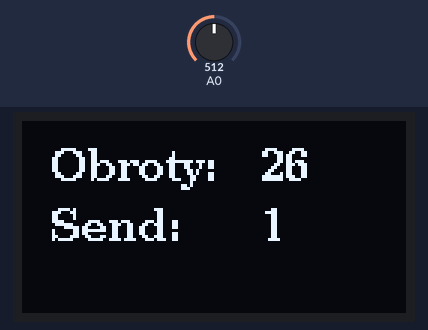
Recording of a sketch running on a simulated Arduino Uno, built with avr-gcc and run on an emulated ATmega328P. Parts: 128×64 one-colour display. The test bench sets the inputs (shaded band); at power-on: A0 = 512. No radio packets arrive unless stated; what the sketch prints to the serial monitor is not drawn.

Above: at 1.2 s.
1.3 s: A0 set to 716
At 2.6 s:
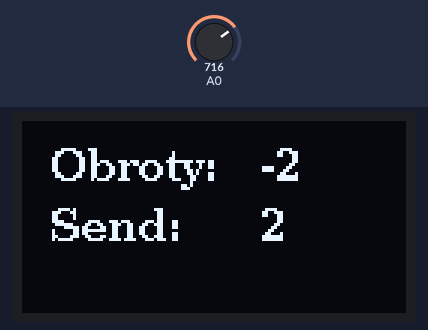
2.9 s: A0 set to 900
At 3.9 s:
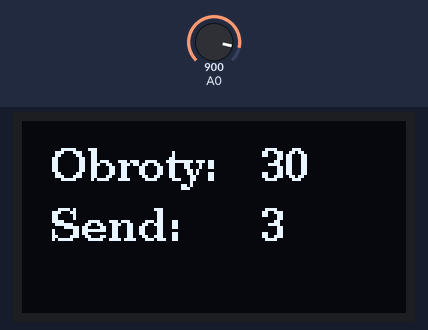
4.5 s: A0 set to 1023
At 5.0 s:
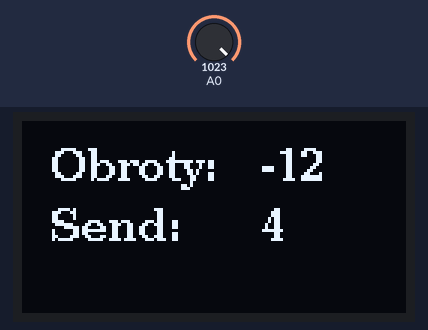
Timing chart, 0 to 7.5 s (numbered marks = the images above; inputs shaded):
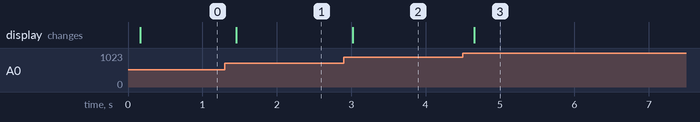

Measured:
- after the input at 1.3 s, the display: changes after 0.15 s (image 1)
- after the input at 2.9 s, the display: changes after 0.12 s (image 2)
- after the input at 4.5 s, the display: changes after 0.15 s (image 3)

The sketch:

LoRa_serwo_Sender_oled_potenctiometr.ino
```cpp
#include <SPI.h>
#include <LoRa.h>
#include <Wire.h>

#include <U8g2lib.h>
U8G2_SH1106_128X64_NONAME_F_HW_I2C u8g2(U8G2_R0);

#define ss 15
#define rst 16
#define dio0 2


int counter = 0;
String myString = "";
//serwo

 int value = 0;
 int obr=0;
int obr_copy = 0;
//serwo

int a=1;

char b[5];
char count[5];

String str;


void setup() {
  Serial.begin(9600);
  while (!Serial);
  u8g2.begin();
  Serial.println("LoRa Sender");
  Serial.println(counter);

  LoRa.setPins(ss, rst, dio0);

  if (!LoRa.begin(433E6)) {
    Serial.println("Starting LoRa failed!");
    while (1);
  }
}


void loop() {


  value = analogRead(A0);
  obr = (value *180)/1023;


 if(obr != obr_copy){
   myString = String(obr);
  Serial.print("Sending packet = [ obroty: "+myString+" ] counter: ");
  Serial.println(counter);
 // send packet
  LoRa.beginPacket();
  LoRa.print(obr);
  LoRa.endPacket();
  counter++;
  obr_copy = obr;
 }


str=String(obr);
str.toCharArray(b,5);

str = String(counter);
str.toCharArray(count,5);


u8g2.firstPage();
do {
    //keep this the same as it pages through the data generating the screen
    u8g2.setFont(u8g2_font_ncenB10_tr);
    u8g2.drawStr(10,20,"Obroty:");
    u8g2.drawStr(80,20,b);
    u8g2.drawStr(10,40,"Send: ");
    u8g2.drawStr(80,40,count);
  } while ( u8g2.nextPage() );

  // delay(1000);
}
```
